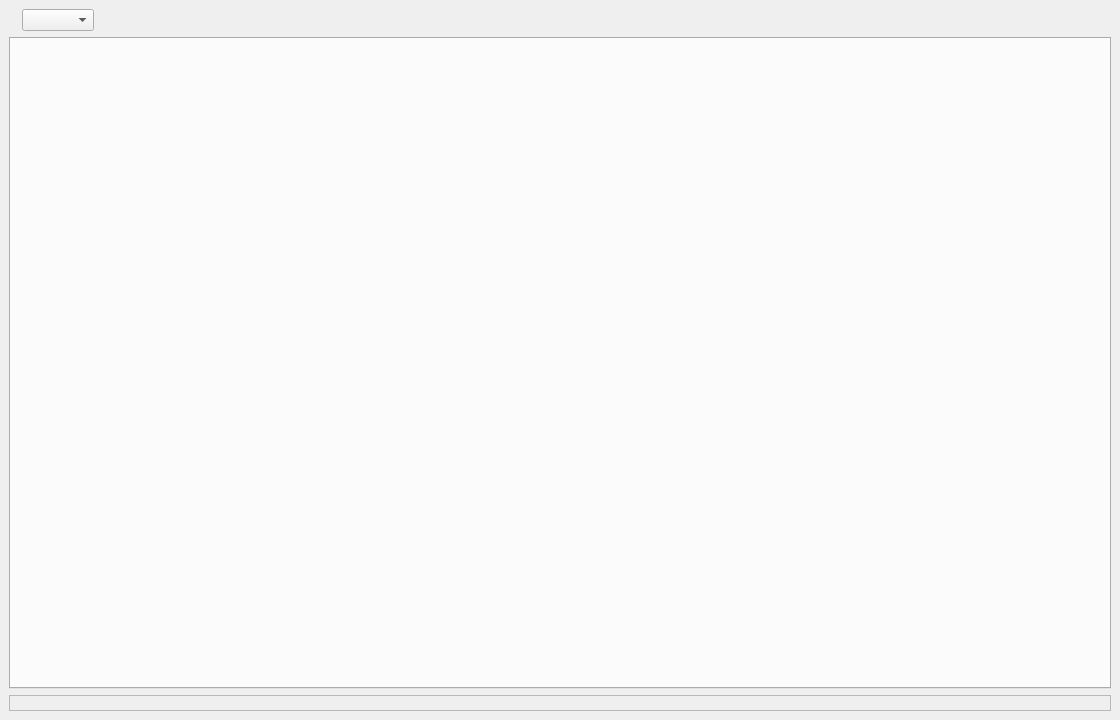
<?xml version="1.0" encoding="UTF-8"?>
<ui version="4.0">
 <class>MainWindow</class>
 <widget class="QMainWindow" name="MainWindow">
  <property name="geometry">
   <rect>
    <x>0</x>
    <y>0</y>
    <width>1120</width>
    <height>720</height>
   </rect>
  </property>
  <widget class="QWidget" name="centralwidget">
   <layout class="QVBoxLayout" name="rootLayout">
    <item>
     <layout class="QHBoxLayout" name="barLayout">
      <item>
       <widget class="QLabel" name="languageLabel"/>
      </item>
      <item>
       <widget class="QComboBox" name="languageCombo"/>
      </item>
      <item>
       <spacer name="barSpacer">
        <property name="orientation">
         <enum>Qt::Horizontal</enum>
        </property>
        <property name="sizeHint" stdset="0">
         <size>
          <width>40</width>
          <height>20</height>
         </size>
        </property>
       </spacer>
      </item>
     </layout>
    </item>
    <item>
     <widget class="QTabWidget" name="tabs"/>
    </item>
    <item>
     <widget class="QLabel" name="statusLabel">
      <property name="frameShape">
       <enum>QFrame::StyledPanel</enum>
      </property>
      <property name="wordWrap">
       <bool>true</bool>
      </property>
     </widget>
    </item>
   </layout>
  </widget>
 </widget>
 <resources/>
 <connections/>
</ui>
